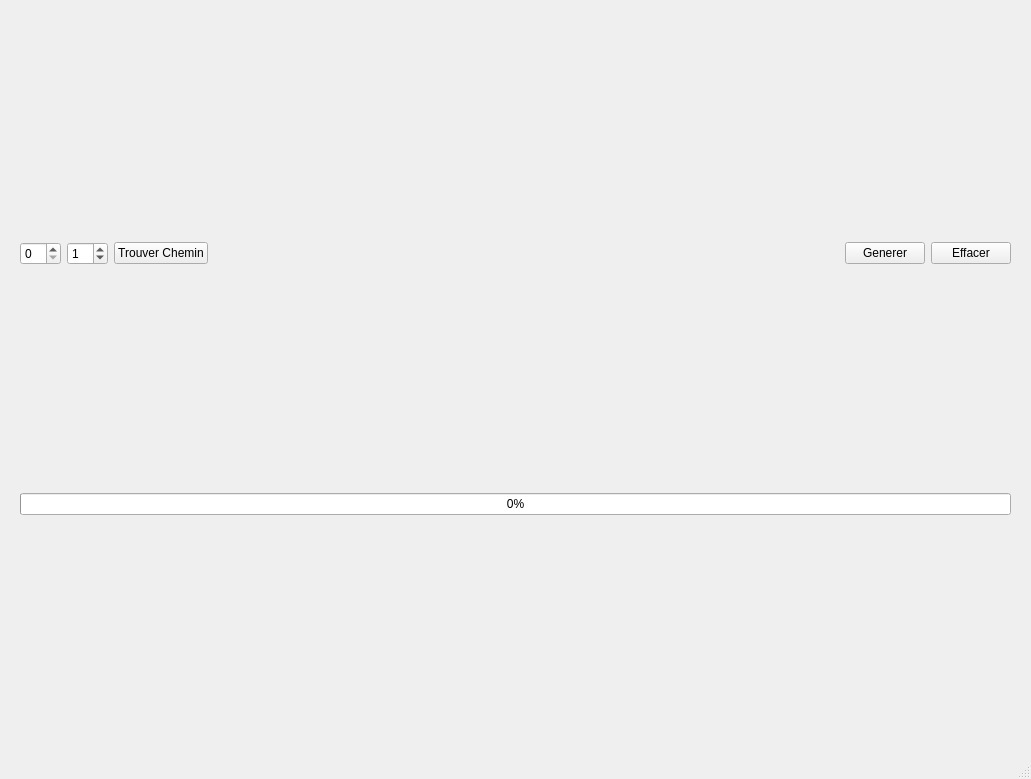
<?xml version="1.0" encoding="UTF-8"?>
<ui version="4.0">
 <class>MainWindow</class>
 <widget class="QMainWindow" name="MainWindow">
  <property name="geometry">
   <rect>
    <x>0</x>
    <y>0</y>
    <width>1031</width>
    <height>779</height>
   </rect>
  </property>
  <property name="sizePolicy">
   <sizepolicy hsizetype="Preferred" vsizetype="Preferred">
    <horstretch>0</horstretch>
    <verstretch>0</verstretch>
   </sizepolicy>
  </property>
  <property name="maximumSize">
   <size>
    <width>16777215</width>
    <height>16777215</height>
   </size>
  </property>
  <property name="windowTitle">
   <string>Graphe Editor</string>
  </property>
  <widget class="QWidget" name="centralwidget">
   <property name="sizePolicy">
    <sizepolicy hsizetype="Preferred" vsizetype="Preferred">
     <horstretch>1</horstretch>
     <verstretch>1</verstretch>
    </sizepolicy>
   </property>
   <layout class="QVBoxLayout" name="verticalLayout_2" stretch="1,0,0">
    <property name="leftMargin">
     <number>20</number>
    </property>
    <property name="topMargin">
     <number>20</number>
    </property>
    <property name="rightMargin">
     <number>20</number>
    </property>
    <property name="bottomMargin">
     <number>20</number>
    </property>
    <item>
     <layout class="QHBoxLayout" name="horizontalLayout_2" stretch="1">
      <item>
       <layout class="QVBoxLayout" name="grapheLayout"/>
      </item>
     </layout>
    </item>
    <item>
     <layout class="QHBoxLayout" name="creationLayout" stretch="0,0,0,0,0,0">
      <item>
       <widget class="QSpinBox" name="debutSpinBox"/>
      </item>
      <item>
       <widget class="QSpinBox" name="finSpinBox">
        <property name="value">
         <number>1</number>
        </property>
       </widget>
      </item>
      <item>
       <widget class="QPushButton" name="trouverCheminPushButton">
        <property name="text">
         <string>Trouver Chemin</string>
        </property>
       </widget>
      </item>
      <item>
       <spacer name="horizontalSpacer_3">
        <property name="orientation">
         <enum>Qt::Horizontal</enum>
        </property>
        <property name="sizeHint" stdset="0">
         <size>
          <width>40</width>
          <height>20</height>
         </size>
        </property>
       </spacer>
      </item>
      <item>
       <widget class="QPushButton" name="createButton">
        <property name="text">
         <string>Generer</string>
        </property>
       </widget>
      </item>
      <item>
       <widget class="QPushButton" name="deleteButton">
        <property name="text">
         <string>Effacer</string>
        </property>
       </widget>
      </item>
     </layout>
    </item>
    <item>
     <widget class="QProgressBar" name="progressBar">
      <property name="value">
       <number>0</number>
      </property>
     </widget>
    </item>
   </layout>
  </widget>
  <widget class="QMenuBar" name="menubar">
   <property name="geometry">
    <rect>
     <x>0</x>
     <y>0</y>
     <width>1031</width>
     <height>21</height>
    </rect>
   </property>
  </widget>
  <widget class="QStatusBar" name="statusbar"/>
 </widget>
 <resources/>
 <connections/>
</ui>
